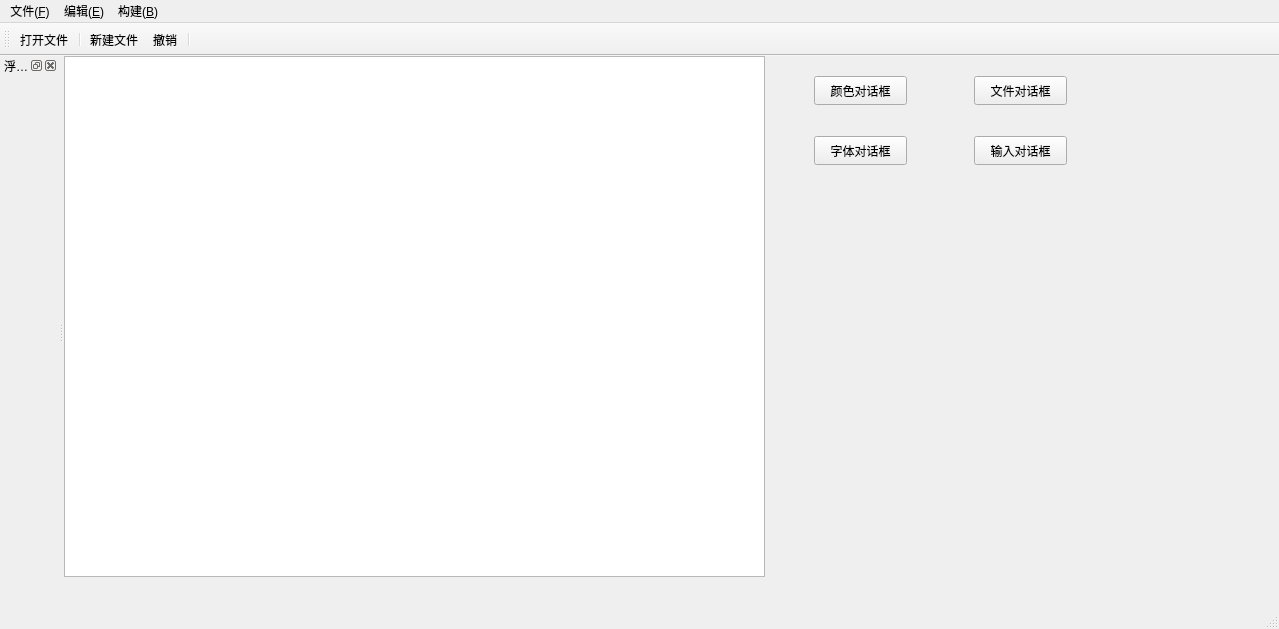
<?xml version="1.0" encoding="UTF-8"?>
<ui version="4.0">
 <class>MainWindow</class>
 <widget class="QMainWindow" name="MainWindow">
  <property name="geometry">
   <rect>
    <x>0</x>
    <y>0</y>
    <width>1279</width>
    <height>629</height>
   </rect>
  </property>
  <property name="windowTitle">
   <string>MainWindow</string>
  </property>
  <widget class="QWidget" name="centralwidget">
   <widget class="QTextEdit" name="textEdit">
    <property name="geometry">
     <rect>
      <x>0</x>
      <y>0</y>
      <width>701</width>
      <height>521</height>
     </rect>
    </property>
   </widget>
   <widget class="QPushButton" name="pushButton_color">
    <property name="geometry">
     <rect>
      <x>750</x>
      <y>20</y>
      <width>93</width>
      <height>29</height>
     </rect>
    </property>
    <property name="text">
     <string>颜色对话框</string>
    </property>
   </widget>
   <widget class="QPushButton" name="pushButton_file">
    <property name="geometry">
     <rect>
      <x>910</x>
      <y>20</y>
      <width>93</width>
      <height>29</height>
     </rect>
    </property>
    <property name="text">
     <string>文件对话框</string>
    </property>
   </widget>
   <widget class="QPushButton" name="pushButton_font">
    <property name="geometry">
     <rect>
      <x>750</x>
      <y>80</y>
      <width>93</width>
      <height>29</height>
     </rect>
    </property>
    <property name="text">
     <string>字体对话框</string>
    </property>
   </widget>
   <widget class="QPushButton" name="pushButton_input">
    <property name="geometry">
     <rect>
      <x>910</x>
      <y>80</y>
      <width>93</width>
      <height>29</height>
     </rect>
    </property>
    <property name="text">
     <string>输入对话框</string>
    </property>
   </widget>
  </widget>
  <widget class="QMenuBar" name="menubar">
   <property name="geometry">
    <rect>
     <x>0</x>
     <y>0</y>
     <width>1279</width>
     <height>26</height>
    </rect>
   </property>
   <widget class="QMenu" name="menu">
    <property name="title">
     <string>文件(&amp;F)</string>
    </property>
    <addaction name="actionopen"/>
    <addaction name="actionnew"/>
    <addaction name="separator"/>
    <addaction name="actionclose_2"/>
   </widget>
   <widget class="QMenu" name="menu_2">
    <property name="title">
     <string>编辑(&amp;E)</string>
    </property>
    <addaction name="actionrevocation"/>
   </widget>
   <widget class="QMenu" name="menugouj">
    <property name="title">
     <string>构建(&amp;B)</string>
    </property>
   </widget>
   <addaction name="menu"/>
   <addaction name="menu_2"/>
   <addaction name="menugouj"/>
  </widget>
  <widget class="QStatusBar" name="statusbar"/>
  <widget class="QToolBar" name="toolBar">
   <property name="windowTitle">
    <string>toolBar</string>
   </property>
   <attribute name="toolBarArea">
    <enum>TopToolBarArea</enum>
   </attribute>
   <attribute name="toolBarBreak">
    <bool>false</bool>
   </attribute>
   <addaction name="actionopen"/>
   <addaction name="separator"/>
   <addaction name="actionnew"/>
   <addaction name="actionrevocation"/>
   <addaction name="separator"/>
  </widget>
  <widget class="QDockWidget" name="dockWidget">
   <property name="allowedAreas">
    <set>Qt::LeftDockWidgetArea|Qt::RightDockWidgetArea</set>
   </property>
   <property name="windowTitle">
    <string>浮动窗口</string>
   </property>
   <attribute name="dockWidgetArea">
    <number>1</number>
   </attribute>
   <widget class="QWidget" name="dockWidgetContents_2"/>
  </widget>
  <action name="actionopen">
   <property name="text">
    <string>打开文件</string>
   </property>
  </action>
  <action name="actionnew">
   <property name="text">
    <string>新建文件</string>
   </property>
  </action>
  <action name="actionrevocation">
   <property name="text">
    <string>撤销</string>
   </property>
  </action>
  <action name="actionclose_2">
   <property name="text">
    <string>关闭文件</string>
   </property>
  </action>
 </widget>
 <resources/>
 <connections/>
</ui>
